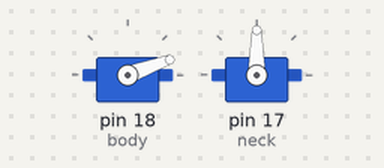
A sketch run on a simulated Arduino Uno, built with avr-gcc and run on an emulated ATmega328P. On the bench: 2 × servo.

Above: at 0.05 s.
At 1.25 s:
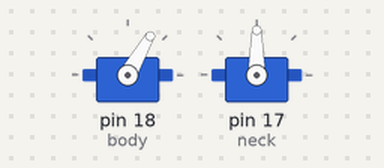
At 1.85 s:
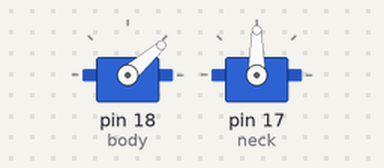
Timing chart, 0 to 5.7 s (numbered marks = the images above):
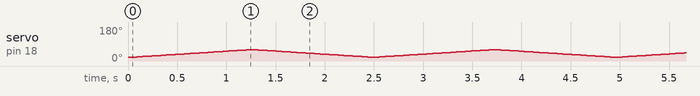

The sketch:

body_moves.ino
```cpp
#include <Servo.h>

Servo neck;  // create servo object to control a servo

Servo body;  // create servo object to control a servo
// twelve servo objects can be created on most boards

int pos_body = 40;    // variable to store the servo position SERVOMOTOR1

void setup() {
  body.attach(18);  // pin for servomotor that controls body
  neck.attach(17);  // pin for servomotor that controls body

}

void loop() {
  move_body();

}

void move_body() {
  if (pos_body>20){
    body.write(20);
    delay(30);
  }
  for (pos_body = 20; pos_body <= 60; pos_body += 1) { // goes from 0 degrees to 180 degrees
    // in steps of 1 degree
    body.write(pos_body);              // tell servo to go to position in variable 'pos'
    delay(30);                       // waits 15ms for the servo to reach the position
  }
  for (pos_body = 60; pos_body >= 20; pos_body -= 1) { // goes from 180 degrees to 0 degrees
    body.write(pos_body);              // tell servo to go to position in variable 'pos'
    delay(30);                       // waits 15ms for the servo to reach the position
  }


  if (pos_body>20){
    body.write(20);
    delay(30);
  }
  for (pos_body = 20; pos_body <= 60; pos_body += 1) { // goes from 0 degrees to 180 degrees
    // in steps of 1 degree
    body.write(pos_body);              // tell servo to go to position in variable 'pos'
    delay(30);                       // waits 15ms for the servo to reach the position
  }
  for (pos_body = 60; pos_body >= 20; pos_body -= 1) { // goes from 180 degrees to 0 degrees
    body.write(pos_body);              // tell servo to go to position in variable 'pos'
    delay(30);                       // waits 15ms for the servo to reach the position
  }
}
```
